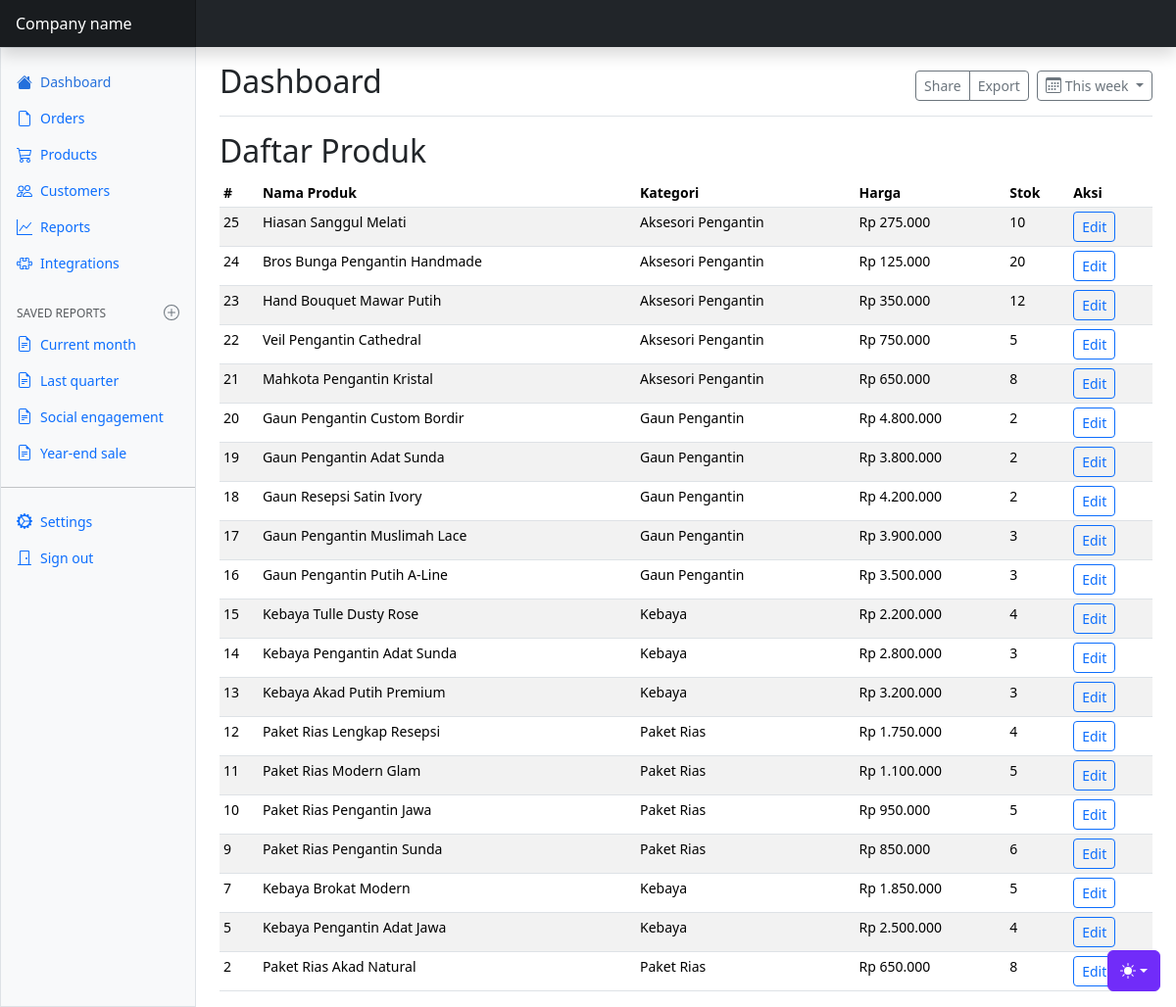
/dashboard.php (signed in), run on an earlier commit of the app's database.
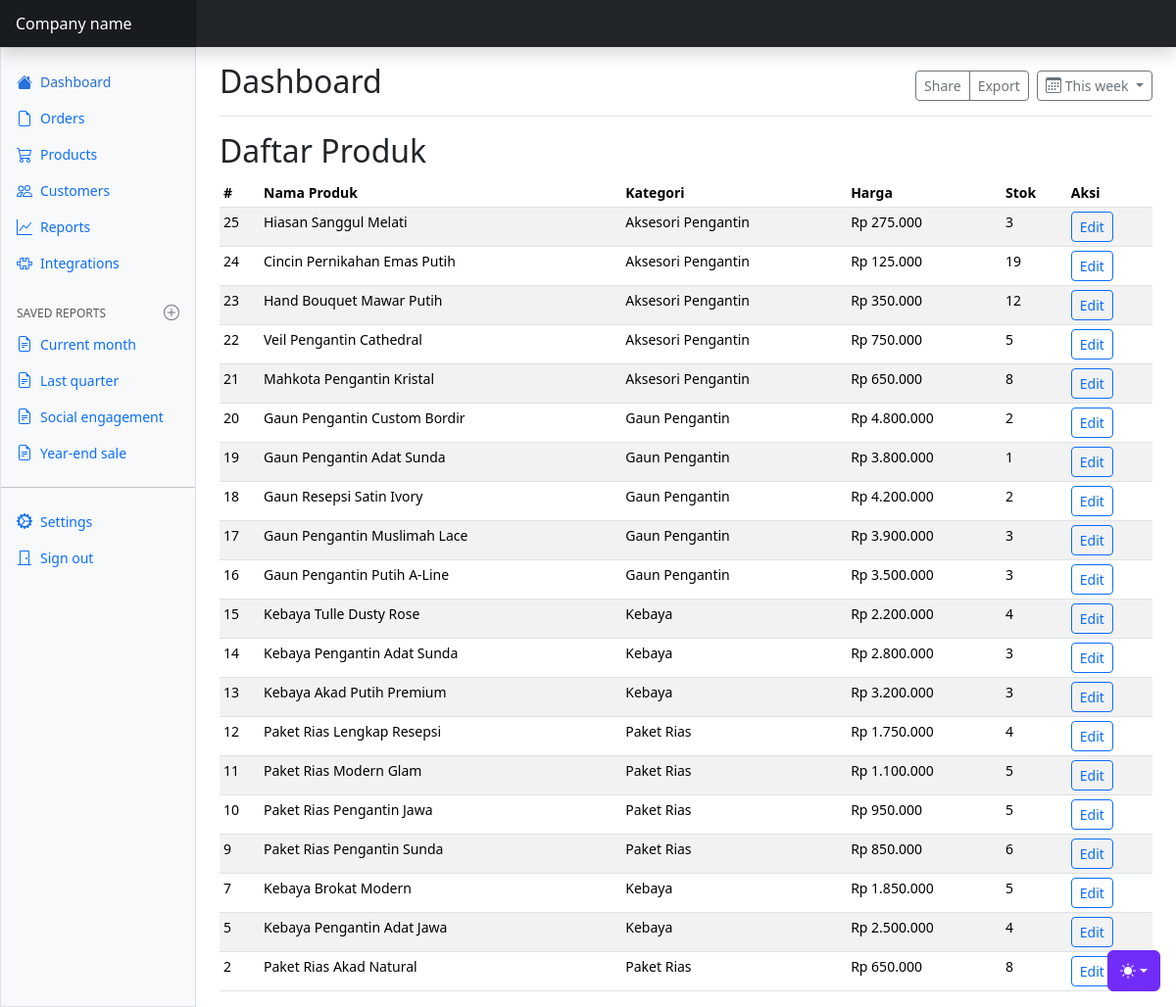
And on a later commit of the database.
### tables this page shows
CREATE TABLE `tb_produk` (
  `id` int(11) NOT NULL,
  `nama` varchar(255) NOT NULL,
  `harga` int(11) NOT NULL,
  `stok` int(11) NOT NULL,
  `poto` text DEFAULT NULL,
  `id_kategori` int(11) NOT NULL,
  `deskripsi` text DEFAULT NULL
);

CREATE TABLE `tb_kategori` (
  `id_kategori` int(11) NOT NULL,
  `nama_kategori` varchar(255) NOT NULL
);

### dashboard.php (the view, shortened to what the changed rows need)
<?php
include 'config.php';
$produk = mysqli_query($koneksi, 'SELECT p.id, p.nama, p.harga, p.stok, p.id_kategori, k.nama_kategori AS kategori, p.deskripsi FROM tb_produk p JOIN tb_kategori k ON k.id_kategori = p.id_kategori ORDER BY p.id DESC');
?>
<!doctype html>
<html lang="en" data-bs-theme="auto">
  <head>
    <link href="assets/dist/css/bootstrap.min.css" rel="stylesheet" />
    <link href="dashboard.css" rel="stylesheet" />
  </head>
  <body>
    <div class="container-fluid">
      <div class="row">
        <main class="col-md-9 ms-sm-auto col-lg-10 px-md-4">
          <div
            class="d-flex justify-content-between flex-wrap flex-md-nowrap align-items-center pt-3 pb-2 mb-3 border-bottom"
          >
            <h1 class="h2">Dashboard</h1>
          </div>
          <h2>Daftar Produk</h2>
          <div class="table-responsive small">
            <table class="table table-striped table-sm">
              <thead>
                <tr>
                  <th scope="col">#</th>
                  <th scope="col">Nama Produk</th>
                  <th scope="col">Kategori</th>
                  <th scope="col">Harga</th>
                  <th scope="col">Stok</th>
                  <th scope="col">Aksi</th>
                </tr>
              </thead>
              <tbody>
                <?php while ($row = mysqli_fetch_assoc($produk)): ?>
                  <tr>
                    <td><?= (int) $row['id'] ?></td>
                    <td><?= htmlspecialchars($row['nama']) ?></td>
                    <td><?= htmlspecialchars($row['kategori']) ?></td>
                    <td>Rp <?= number_format((int) $row['harga'], 0, ',', '.') ?></td>
                    <td><?= (int) $row['stok'] ?></td>
                    <td><a href="dashboard.php?edit=<?= (int) $row['id'] ?>" class="btn btn-sm btn-outline-primary">Edit</a></td>
                  </tr>
                <?php endwhile; ?>
              </tbody>
            </table>
          </div>
        </main>
      </div>
    </div>
  </body>
</html>

What changed in the data, as far as the page shows it:
changed tb_produk "Hiasan Sanggul Melati": stok "10" → "3"
changed tb_produk id 24: nama "Bros Bunga Pengantin Handmade" → "Cincin Pernikahan Emas Putih"; stok "20" → "19"
changed tb_produk "Gaun Pengantin Adat Sunda": stok "2" → "1"
